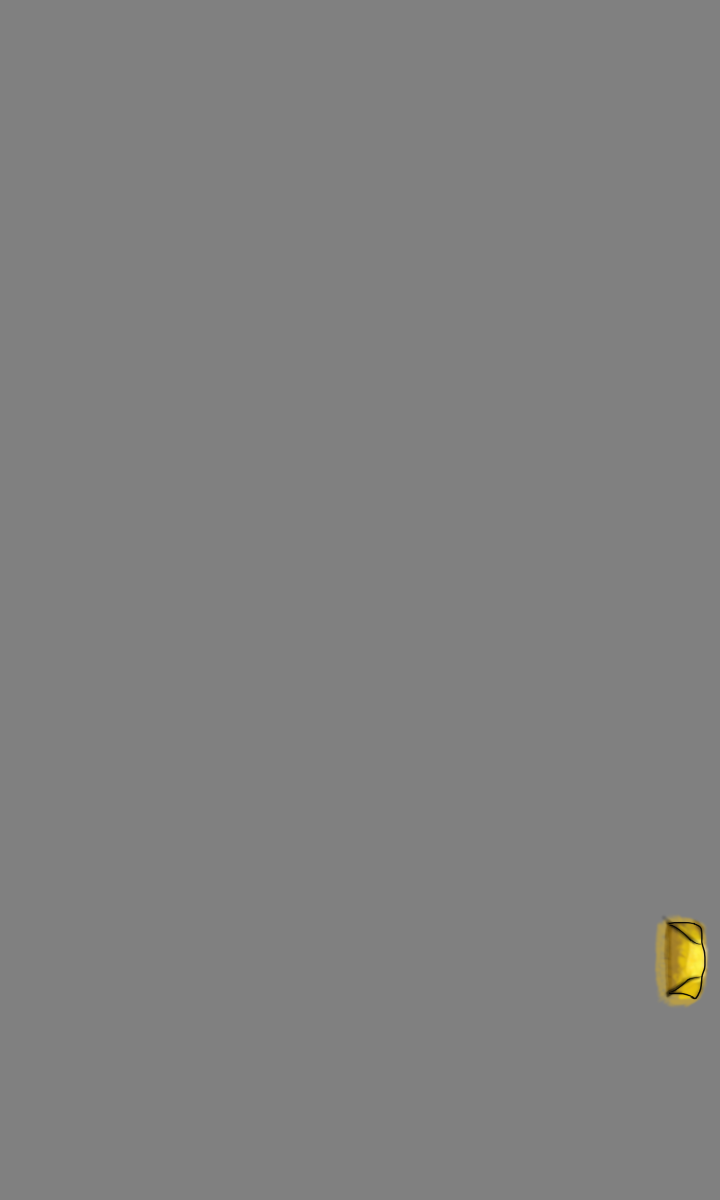

This game map was drawn from its Tiled (.tmx) file and the tilesets committed beside it. A one-line description and the trimmed map source follow:
An orthogonal 9x15 tile map with 80x80 px tiles, 2 tile layers (wall, goal).

<map version="1.0" orientation="orthogonal" renderorder="right-up" width="9" height="15" tilewidth="80" tileheight="80" backgroundcolor="#808080">
 <tileset firstgid="1" name="newMapTile" tilewidth="80" tileheight="80">
  <image source="newMapTile.png" width="320" height="640" />
 </tileset>
 <layer name="wall" width="9" height="15">
  <data>[135 cells, 2 non-empty, 1 distinct tile ids]</data>
 </layer>
 <layer name="goal" width="9" height="15">
  <data>[135 cells, 4 non-empty, 4 distinct tile ids]</data>
 </layer>
</map>
